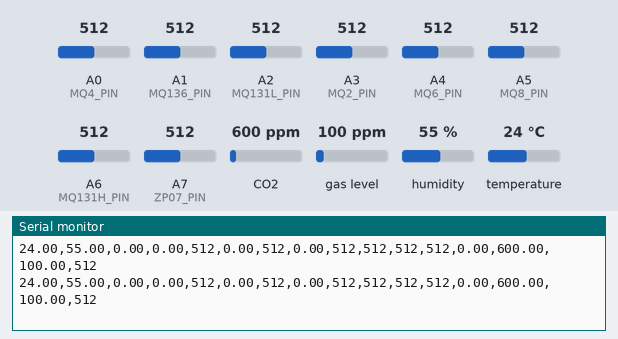
A sketch run on a simulated Arduino Nano, built with avr-gcc and run on an emulated ATmega328P. On the bench: the last lines printed to the serial monitor. The test bench sets the inputs (shaded band); at power-on: CO2 600 ppm, humidity 55 %, A1 (MQ136_PIN) = 512, A2 (MQ131L_PIN) = 512, A3 (MQ2_PIN) = 512, A4 (MQ6_PIN) = 512, A0 (MQ4_PIN) = 512, A5 (MQ8_PIN) = 512, A6 (MQ131H_PIN) = 512, A7 (ZP07_PIN) = 512, gas level 100 ppm, temperature 24 °C.

Above: at 1.8 s.
1.9 s: CO2 set to 452 ppm
At 2.5 s:
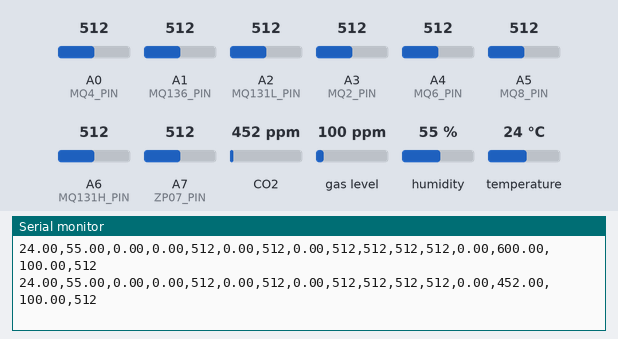
3.4 s: humidity set to 22 %
At 4.7 s:
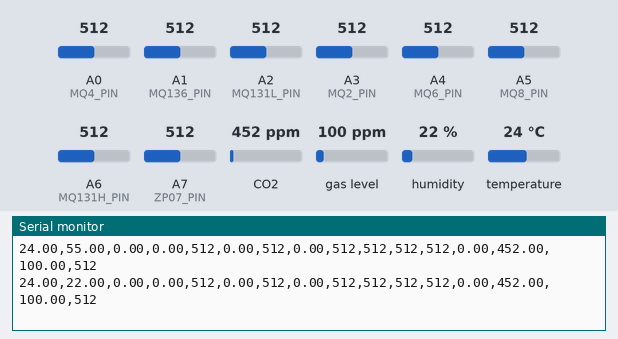
4.9 s: A1 (MQ136_PIN) set to 716
At 5.7 s:
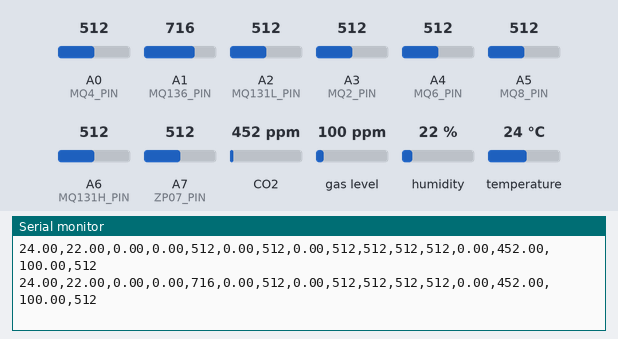
6.4 s: A2 (MQ131L_PIN) set to 716
At 7.7 s:
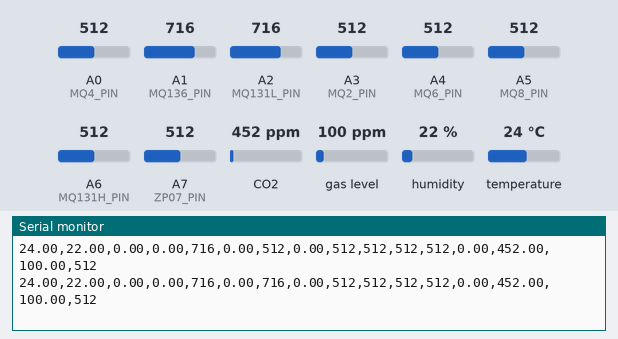
7.9 s: A3 (MQ2_PIN) set to 716
At 8.9 s:
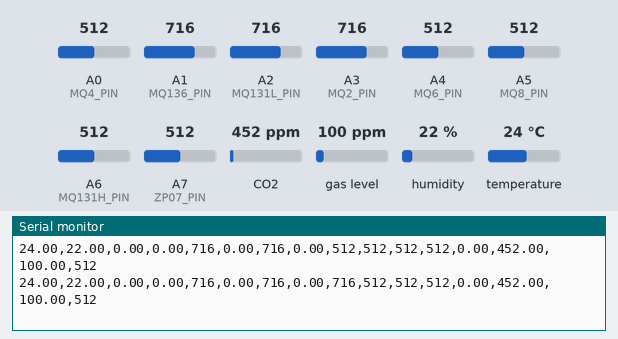
9.4 s: A4 (MQ6_PIN) set to 716
At 10.9 s:
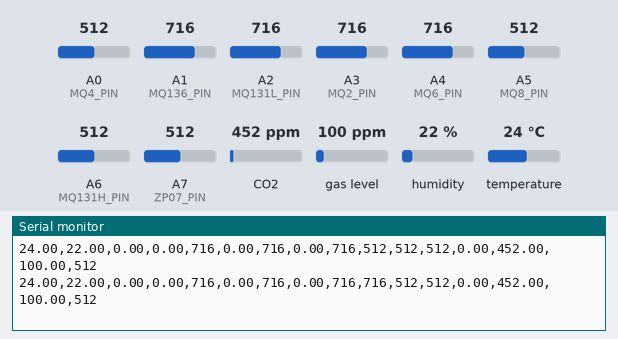

The sketch:

sensor_code_v1.ino
```cpp
#include <DHT.h>
#include <Wire.h>
#include "Adafruit_CCS811.h"

// DHT22
#define DHTPIN 2
#define DHTTYPE DHT22
DHT dht(DHTPIN, DHTTYPE);

// CCS811
Adafruit_CCS811 ccs;
bool ccs_ok = false;

// Analog sensor pins
#define MQ4_PIN    A0  // CH₄ (also used for debugging)
#define MQ136_PIN  A1  // H₂S
#define MQ131L_PIN A2  // O₃ Low
#define MQ2_PIN    A3  // Propane
#define MQ6_PIN    A4  // Butane
#define MQ8_PIN    A5  // H₂
#define MQ131H_PIN A6  // O₃ High
#define ZP07_PIN   A7  // VOCs

// Placeholder values for unimplemented I2C/UART sensors
float co = 0, nh3 = 0, so2 = 0, ch2o = 0, no2 = 0;

void setup() {
  Serial.begin(115200);
  dht.begin();

  // Try CCS811 init
  if (ccs.begin()) {
    ccs_ok = true;
  }

  // Print CSV header
  Serial.println("temp,humd,co,nh3,h2s,ch2o,o3_low,so2,propane,butane,h2,voc,no2,eco2,tvoc,o3_high");
}

void loop() {
  // Read DHT22
  float temp = dht.readTemperature();
  float humd = dht.readHumidity();
  if (isnan(temp)) temp = 0;
  if (isnan(humd)) humd = 0;

  // Read analog sensors
  int ch4      = analogRead(MQ4_PIN);     // CH₄ (not printed directly)
  int h2s      = analogRead(MQ136_PIN);
  int o3_low   = analogRead(MQ131L_PIN);
  int propane  = analogRead(MQ2_PIN);
  int butane   = analogRead(MQ6_PIN);
  int h2       = analogRead(MQ8_PIN);
  int voc      = analogRead(ZP07_PIN);
  int o3_high  = analogRead(MQ131H_PIN);

  // Read CCS811
  float eco2 = 0, tvoc = 0;
  if (ccs_ok && ccs.available() && !ccs.readData()) {
    eco2 = ccs.geteCO2();
    tvoc = ccs.getTVOC();
  }

  // Print CSV header every time
  //Serial.println("temp,humd,co,nh3,h2s,ch2o,o3_low,so2,propane,butane,h2,voc,no2,eco2,tvoc,o3_high");

  // Print CSV data row
  Serial.print(temp); Serial.print(",");
  Serial.print(humd); Serial.print(",");
  Serial.print(co); Serial.print(",");
  Serial.print(nh3); Serial.print(",");
  Serial.print(h2s); Serial.print(",");
  Serial.print(ch2o); Serial.print(",");
  Serial.print(o3_low); Serial.print(",");
  Serial.print(so2); Serial.print(",");
  Serial.print(propane); Serial.print(",");
  Serial.print(butane); Serial.print(",");
  Serial.print(h2); Serial.print(",");
  Serial.print(voc); Serial.print(",");
  Serial.print(no2); Serial.print(",");
  Serial.print(eco2); Serial.print(",");
  Serial.print(tvoc); Serial.print(",");
  Serial.print(o3_high); Serial.println();

  delay(1000); // Delay for 1 second
}
```

Measured:
- after the input at 1.9 s, the serial monitor: prints a new line after 0.13 s (image 1)
- after the input at 3.4 s, the serial monitor: prints a new line after 0.65 s (image 2)
- after the input at 4.9 s, the serial monitor: prints a new line after 0.15 s (image 3)
- after the input at 6.4 s, the serial monitor: prints a new line after 0.67 s (image 4)
- after the input at 7.9 s, the serial monitor: prints a new line after 0.19 s (image 5)
- after the input at 9.4 s, the serial monitor: prints a new line after 0.70 s (image 6)
